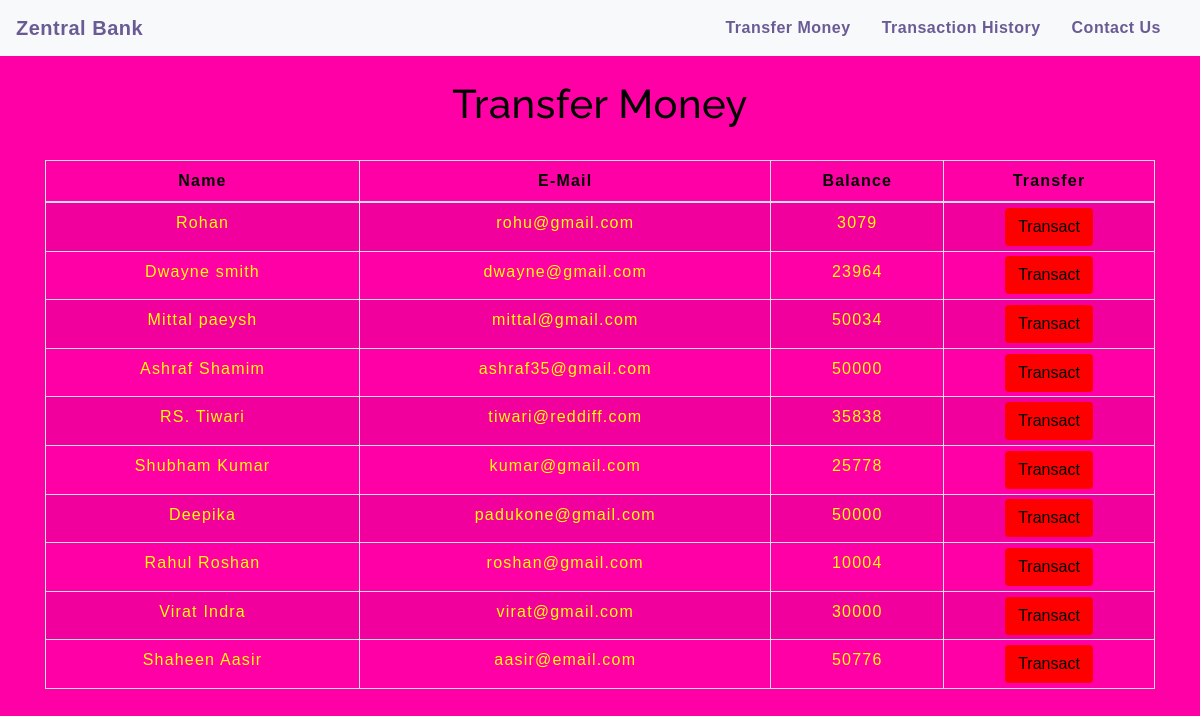
The page /php/transfermoney.php on the database its author committed.
### tables this page shows
CREATE TABLE `users` (
  `id` int(3) NOT NULL,
  `name` text NOT NULL,
  `email` varchar(30) NOT NULL,
  `balance` int(8) NOT NULL
);

### php/transfermoney.php (the view, shortened to what this page needs)
<!DOCTYPE html>
<html lang="en">
<head>
    <link rel="stylesheet" href="https://maxcdn.bootstrapcdn.com/bootstrap/4.0.0/css/bootstrap.min.css">
    <link rel="stylesheet" type="text/css" href="css/table.css">
    <link rel="stylesheet" type="text/css" href="css/navbar.css">
</head>
<body style = "background-color: #ff00a6;">
<?php
    include 'config.php';
    $sql = "SELECT * FROM users";
    $result = mysqli_query($conn,$sql);
?>
<?php
  include 'navbar.php';
?>
<div class="container">
        <h2 class="text-center pt-4" style="color : black;">Transfer Money</h2>
        <br>
            <div class="row">
                <div class="col">
                    <div class="table-responsive-sm">
                    <table class="table table-hover table-sm table-striped table-condensed table-bordered" style="border-color:black;">
                        <thead style="color : black;">
                            <tr>
                            <th scope="col" class="text-center py-2">Name</th>
                            <th scope="col" class="text-center py-2">E-Mail</th>
                            <th scope="col" class="text-center py-2">Balance</th>
                            <th scope="col" class="text-center py-2"> Transfer</th>
                            </tr>
                        </thead>
                        <tbody>
                <?php
                    while($rows=mysqli_fetch_assoc($result)){
                ?>
                    <tr style="color :#ffff00;">
                        <td class="py-2"><?php echo $rows['name']?></td>
                        <td class="py-2"><?php echo $rows['email']?></td>
                        <td class="py-2"><?php echo $rows['balance']?></td>
                        <td><a href="selecteduserdetail.php?id= <?php echo $rows['id'] ;?>"> <button type="button" class="btn" style="background-color:#ff0000;">Transact</button></a></td>
                    </tr>
                <?php
                    }
                ?>
                        </tbody>
                    </table>
                    </div>
                </div>
            </div>
         </div>
</body>
</html>

### php/navbar.php (shortened to what this page needs)
<nav class="navbar navbar-expand-md navbar-light bg-light">
 <a class="navbar-brand" href="index.php" style="color : #6b5b95;"><b>Zentral Bank</b></a>
 <div class="collapse navbar-collapse" id="collapsibleNavbar">
       <ul class="navbar-nav ml-auto">
         <li class="nav-item">
           <a class="nav-link" href="transfermoney.php" style="color :#6b5b95"><b>Transfer Money</b></a>
         </li>
         <li class="nav-item">
           <a class="nav-link" href="transactionhistory.php" style="color:#6b5b95"><b>Transaction History</b></a>
         </li>
         <li class="nav-item">
           <a class="nav-link" href="contactus.php" style="color:#6b5b95;"><b>Contact Us</b></a>
         </li>
     </div>
  </nav>

### css/table.css (style rules this page uses)
* { padding: 0; margin: 0; box-sizing: border-box; font-family: sans-serif; }
h2 { font-size: 40px; }
table { letter-spacing: 1.2px; }
td { text-align: center; }
button { border:none; background: blueviolet; transition: 1s; }

### css/navbar.css (style rules this page uses)
.nav-link { margin-right: 15px; color:#a6c7f1; letter-spacing: 0.5px; transition: 0.5s; border-radius: 5px; border-width: 3px; border-top: black; padding: 5px; }
.navbar-brand { color: #4C4B4B; letter-spacing: 0.5px; border-radius: 3px; border-top: #4C4B4B; }
h2 { color: #fd0404; letter-spacing: 0.5px; font-family: raleway; }

### php/transfermoney.php (style rules this page uses)
button { transition: 1.5s; }

### rows shown on the page
users: name "Rohan", email "rohu@gmail.com", balance "3079"
users: name "Dwayne smith", email "dwayne@gmail.com", balance "23964"
users: name "Mittal paeysh", email "mittal@gmail.com", balance "50034"
users: name "Ashraf Shamim", email "ashraf35@gmail.com", balance "50000"
users: name "RS. Tiwari", email "tiwari@reddiff.com", balance "35838"
users: name "Shubham Kumar", email "kumar@gmail.com", balance "25778"
users: name "Deepika", email "padukone@gmail.com", balance "50000"
users: name "Rahul Roshan", email "roshan@gmail.com", balance "10004"
users: name "Virat Indra", email "virat@gmail.com", balance "30000"
users: name "Shaheen Aasir", email "aasir@email.com", balance "50776"
